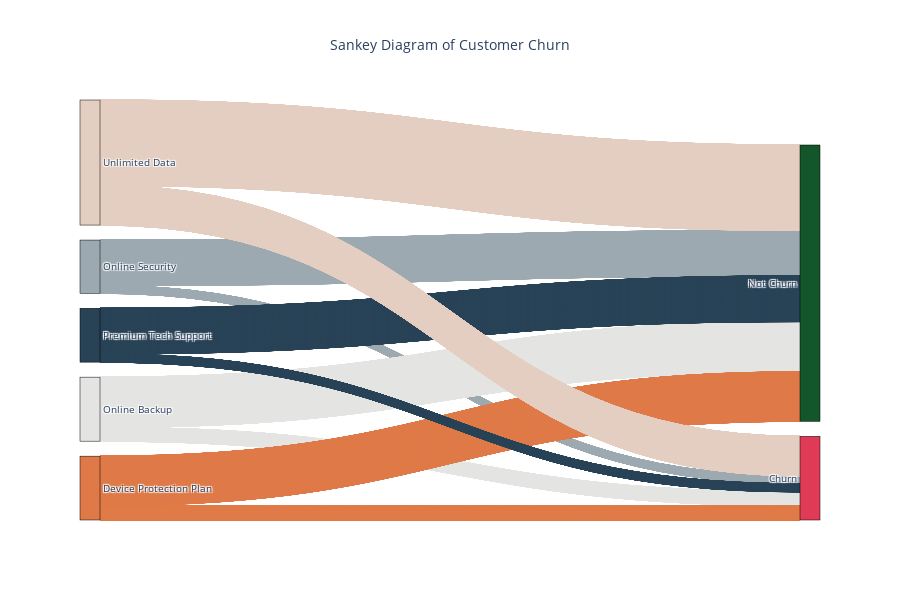

Write notebook code for a chart like this one.
### Code cell
# Define your Sankey diagram function
def sankey(source, target, colorDict, fontsize=12, width=900, height=600, aspect=3):
    # Create label list and assign indices to the unique labels
    all_labels = list(pd.Series(source.tolist() + target.tolist()).unique())
    label_indices = {label: idx for idx, label in enumerate(all_labels)}
    
    # Map the source and target labels to their indices
    source_indices = [label_indices[label] for label in source]
    target_indices = [label_indices[label] for label in target]

    # Define node colors based on labels
    node_colors = [colorDict.get(label, 'grey') for label in all_labels]  # Use 'grey' for any unmatched labels

    # Create the Sankey diagram using Plotly
    fig = go.Figure(go.Sankey(
        node=dict(
            pad=15,
            thickness=20,
            line=dict(color="black", width=0.5),
            label=all_labels,
            color=node_colors  # Use the colors for the nodes
        ),
        link=dict(
            source=source_indices,  # Map source labels to indices
            target=target_indices,  # Map target labels to indices
            value=[1] * len(source),  # Set a uniform flow value for all
            color=[node_colors[source_indices[i]] for i in range(len(source))]  # Use source node colors for links
        )
    ))

    # Update the layout for better presentation
    fig.update_layout(
        title_text="Sankey Diagram of Customer Churn",
        font_size=fontsize,
        height=height,
        width=width,  # Adjust the width to make sure it fits in the notebook
        autosize=True,  # Allow the diagram to resize automatically
        plot_bgcolor='white',
        title_x=0.5,  # Center the title
        title_xanchor='center'  # Ensure the title is anchored at the center
    )
    
    return fig

# Load the data
additional = pd.read_csv(r'C:\Users\walte\OneDrive\Documents\Work\Customer churn\telco.csv')[['Online Security', 'Online Backup', 'Device Protection Plan', 'Premium Tech Support', 'Unlimited Data', 'Churn Label']]

# Replace 'Yes' values with their corresponding feature names for labeling
for feature in ['Online Security', 'Online Backup', 'Device Protection Plan', 'Premium Tech Support', 'Unlimited Data']:
    additional[feature] = additional[feature].replace(to_replace='Yes', value=feature)
    
# Prepare the data for the Sankey diagram
bucket = []
for feature in ['Online Security', 'Online Backup', 'Device Protection Plan', 'Premium Tech Support', 'Unlimited Data']:
    bucket.append(additional[additional[feature] != 'No'][[feature, 'Churn Label']].rename(columns={feature: 'Label'}))

# Concatenate the filtered data
sankey_data = pd.concat(bucket, axis=0, ignore_index=True)

# Map churn labels to more readable labels
sankey_data['Churn Label'] = sankey_data['Churn Label'].map({'No': 'Not Churn', 'Yes': 'Churn'})

# Define the color palette for the features and churn labels
colorDict = {
    'Online Security': '#9ca9b0',
    'Online Backup': '#e4e4e3',
    'Device Protection Plan': '#df7a48',
    'Premium Tech Support': '#284256',
    'Unlimited Data': '#e4cec1',
    'Churn': '#df3b57',
    'Not Churn': '#12562a'
}

# Create the Sankey diagram and save it as an HTML file
sankey_fig = sankey(sankey_data['Label'], sankey_data['Churn Label'], colorDict=colorDict, fontsize=10, width=900, height=600)

# Save as an HTML file (optional)
sankey_fig.write_html('sankey_diagram.html')

# Display the Sankey diagram 
sankey_fig.show()

### Figure 1 — Plotly figure (JSON) as saved in the notebook; plotly's stock layout.template omitted (floating-point values rounded to 4 significant figures; data arrays with more than 128 entries replaced by an {"elided": "..."} marker saying what was removed)
{"data": [{"link": {"color": {"elided": "13659 str values"}, "source": {"elided": "13659 int values"}, "target": {"elided": "13659 int values"}, "value": {"elided": "13659 int values"}}, "node": {"color": ["#9ca9b0", "#e4e4e3", "#df7a48", "#284256", "#e4cec1", "#df3b57", "#12562a"], "label": ["Online Security", "Online Backup", "Device Protection Plan", "Premium Tech Support", "Unlimited Data", "Churn", "Not Churn"], "line": {"color": "black", "width": 0.5}, "pad": 15, "thickness": 20}, "type": "sankey"}], "layout": {"autosize": true, "font": {"size": 10}, "height": 600, "plot_bgcolor": "white", "title": {"text": "Sankey Diagram of Customer Churn", "x": 0.5, "xanchor": "center"}, "width": 900}}
